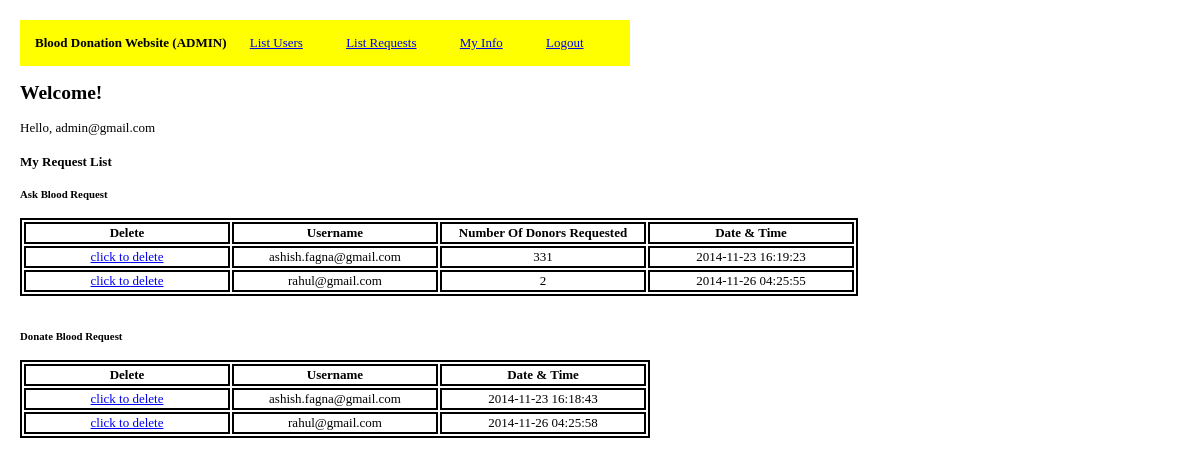
The app's page /admin/list_requests.php (signed in) with its own data.
### tables this page shows
CREATE TABLE IF NOT EXISTS `AskBlood_Request` (
  `requestID` int(11) NOT NULL AUTO_INCREMENT,
  `username` varchar(200) NOT NULL,
  `timestamp` timestamp NOT NULL DEFAULT CURRENT_TIMESTAMP,
  `numberOfDonorsRequired` int(11) NOT NULL,
  PRIMARY KEY (`requestID`)
);

CREATE TABLE IF NOT EXISTS `DonateBlood_Request` (
  `requestID` int(11) NOT NULL AUTO_INCREMENT,
  `username` varchar(200) NOT NULL,
  `timestamp` timestamp NOT NULL DEFAULT CURRENT_TIMESTAMP,
  PRIMARY KEY (`requestID`)
);

### admin/includes/functions.php (called while the page is built, shortened)
<?php
function loggedIn() {
	if (isset($_SESSION['loggedin']) && isset($_SESSION['admin_username'])) {
		return true;
	}
	return false;
}
?>

### admin/includes/config.php (called while the page is built, shortened)
<?php
$sFolder = '/bloodbank/admin';
require_once($_SERVER['DOCUMENT_ROOT'] . $sFolder . '/includes/functions.php');
$sOutput="";
?>

### admin/list_requests.php (the view, shortened to what this page needs)
<?php
require($_SERVER['DOCUMENT_ROOT'] . '/bloodbank/admin/includes/config.php');
include 'menu.php';
$sOutput .= '<div id="index-body">';
if (loggedIn()) {
	$sOutput .= '<h2>Welcome!</h2>
		Hello, ' . $_SESSION['admin_username'] .' <br />';
			$sOutput .= "<h4>My Request List</h4>";
			$sql = "SELECT * FROM AskBlood_Request ";
			$query = mysql_query($sql) or trigger_error("Query Failed: " . mysql_error());
			$response="<h5>Ask Blood Request </h5>";
				if (mysql_num_rows($query) > 0) {
					$response .= "<table>";
					$response .=  "<tr><th>Delete</th><th>Username</th><th>Number Of Donors Requested </th>"."<th> Date & Time </th>"."</tr>";
					while($row = mysql_fetch_array($query)){
						$str="delete_record.php?username=".$row['username']."&user_or_request=request&requestType=ask";
						$response .=  "<tr>"."<td><a href='$str'"." onclick=\"return confirm('Are you sure you want to delete this item?');\">"."click to delete</a></td>"."<td>".$row['username']."</td>"."<td>".$row['numberOfDonorsRequired']."</td><td>".$row['timestamp']."</td></tr>";
					}
					$response .=  "</table>";
				}elseif (mysql_num_rows($query) == 0) {
					$response .=  "No 'Ask Blood' Request Found !";
				}
				$response .="<br/>";
			$sql = "SELECT * FROM DonateBlood_Request ";
			$query = mysql_query($sql) or trigger_error("Query Failed: " . mysql_error());
			$response .="<h5>Donate Blood Request </h5>";
				if (mysql_num_rows($query) > 0) {
					$response .= "<table>";
					$response .=  "<tr><th>Delete</th>"."<th>Username</th>"."<th> Date & Time </th>"."</tr>";
					while($row = mysql_fetch_array($query)){
						$str="delete_record.php?username=".$row['username']."&user_or_request=request&requestType=donate";
						$response .=  "<tr>"."<td><a href='$str'"." onclick=\"return confirm('Are you sure you want to delete this item?');\">"."click to delete</a></td>"."<td>".$row["username"]."</td>"."<td>".$row['timestamp']."</td></tr>";
					}
					$response .=  "</table>";
				}elseif (mysql_num_rows($query) == 0) {
					$response .=  "No 'Donate Blood' Request Found !";
				}
			$response .="<br/>";
			$sOutput .=$response;
}else {
	$sOutput .= '<h2>Welcome to Blood Donation Website</h2><br />
		<h4>Would you like to <a href="login.php">login</a>?</h4>
		<h4>Create a new <a href="register.php">account</a>?</h4>';
}
$sOutput .= '</div>';
echo $sOutput;
?>

### admin/menu.php (style rules this page uses)
body { margin:20; }
body, body table { font-family: "Times New Roman", Times, serif; font-size: small; }
table { color:#000000; border:2px solid black; }
th { font-weight: bold; width:200px; border:2px solid black; text-align:center }
tr { width:200px; }
td { border:2px solid black; text-align:center }

### records on screen
askblood_request: username "ashish.fagna@gmail.com", numberOfDonorsRequired "331", timestamp "2014-11-23 16:19:23"
askblood_request: username "rahul@gmail.com", numberOfDonorsRequired "2", timestamp "2014-11-26 04:25:55"
donateblood_request: username "ashish.fagna@gmail.com", timestamp "2014-11-23 16:18:43"
donateblood_request: username "rahul@gmail.com", timestamp "2014-11-26 04:25:58"

### other values on screen
$_SESSION['admin_username'] "admin@gmail.com"
